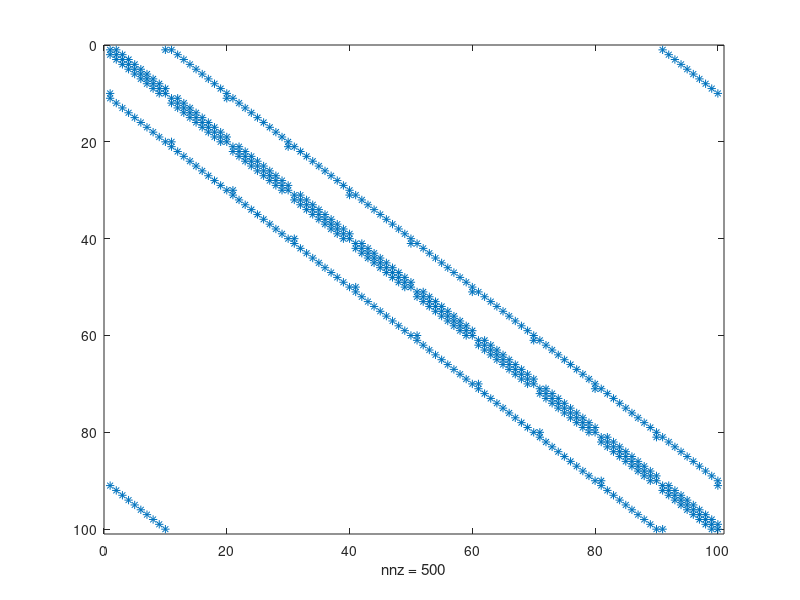

This chart was generated by the following MATLAB code:
close all; clc;
m=10;
n=m*m;

e1=ones(n,1);
e0=zeros(n,1);

e2=e1;
e3=e0;
for j=1:m
    e2(m*j)=0;
    e3(1+(j-1)*m)=1;
end
e4=e3;
e5=e2;
for j=n:-1:2
    e5(j,1)=e5(j-1,1);
end
for j=n:-1:m
    e4(j,1)=e4(j-m+1,1);
end
e2
e5
%e4(m:n,1)=e3(1:n-m+1,1);e4(1:m-1,1)=e1(1:m-1,1);

A=spdiags([e1 e1 e3 e2 -4*e1 e5 e4 e1 e1],[-(n-m) -m -(m-1) -1 0 1 (m-1) m n-m],n,n);

%det(A)
%condest(A)
spy(A);